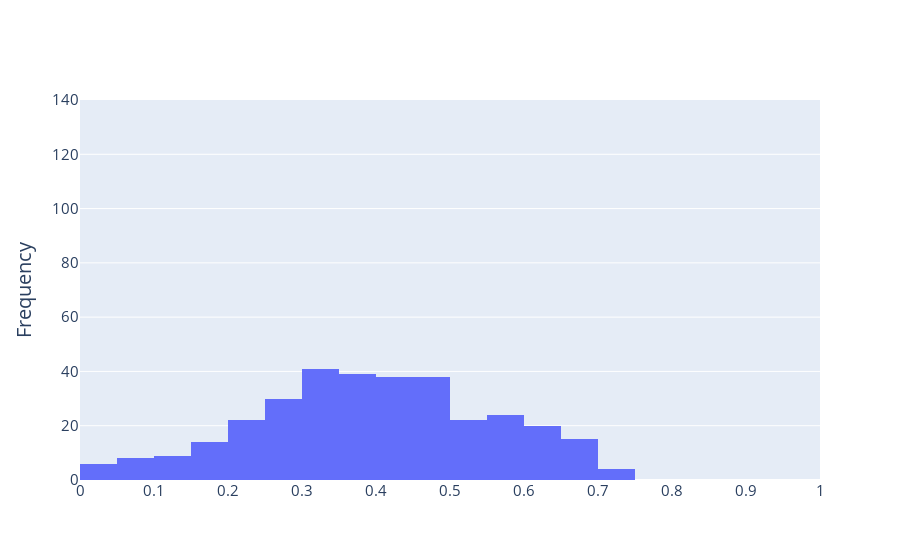

Write notebook code for a chart like this one.
### Code cell
mz_scoring = pd.read_csv("../data/filtered/matchms_mz_matching.tsv", sep='\t')
same_query_mz_match = get_matching_rows(mz_scoring, 'query', 'reference')
mz_data = same_query_mz_match['CosineHungarian_0.01_1.0_0.0_scores']

def plot_histogram(x, xaxis_title='', title=''):
    # Define number of bins
    n_bins = 20
  

    # Create histogram traces
    trace1 = go.Histogram(x=x, nbinsx=n_bins, name='All peaks ({})'.format(len(x)), xbins=dict(start=0, end=1))
  

    # Create layout
    layout = go.Layout(title=title,
                       xaxis=dict(title=xaxis_title, range=[0, 1], dtick=0.1, tickfont=dict(size=15)),
                       yaxis=dict(title='Frequency', range=[0, 140], tickfont=dict(size=15)),
                       legend=dict(x=0.81, y=1.0),
                       font=dict(size=17))

    # Create figure
    fig = go.Figure(data=[trace1], layout=layout)

    # Display the plot
    fig.show()

plot_histogram(mz_data)

### Figure 1 — Plotly figure (JSON) as saved in the notebook; plotly's stock layout.template omitted (floating-point values rounded to 4 significant figures; data arrays with more than 128 entries replaced by an {"elided": "..."} marker saying what was removed)
{"data": [{"name": "All peaks (330)", "nbinsx": 20, "type": "histogram", "x": {"elided": "330 float values"}, "xbins": {"end": 1, "start": 0}}], "layout": {"font": {"size": 17}, "legend": {"x": 0.81, "y": 1}, "title": {"text": ""}, "xaxis": {"dtick": 0.1, "range": [0, 1], "tickfont": {"size": 15}, "title": {"text": ""}}, "yaxis": {"range": [0, 140], "tickfont": {"size": 15}, "title": {"text": "Frequency"}}}}
